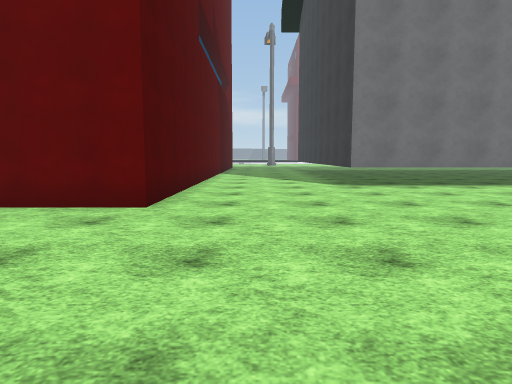
View 1 (above)

21 first-person views from a walk through a Unity game level. The camera is 1.3 m above the floor, tilts 6° down and sees 75° across. The floor is counted in squares, 1.8 m on a side. Each view is taken from the middle of a square. On the plan, view 1 faces up. The plan holds only what a view shows up to about 11 squares ahead; the rest is blank. The place goes on beyond the plan. The player is left out. Some surface patterns are stand-ins.

View 2
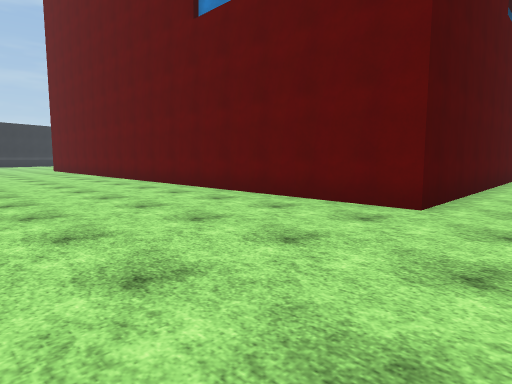

View 3
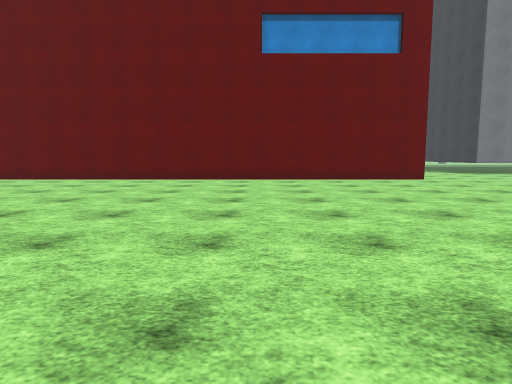

View 4
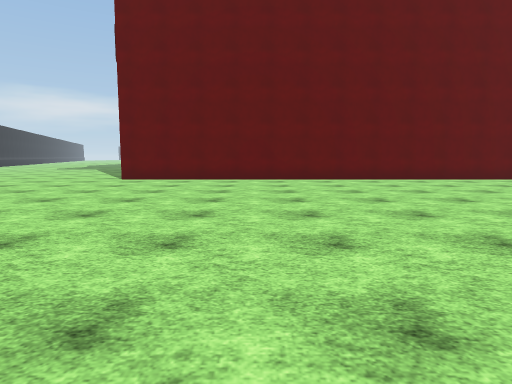

View 5
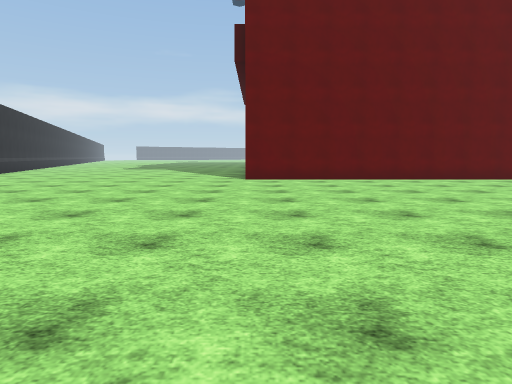

View 6
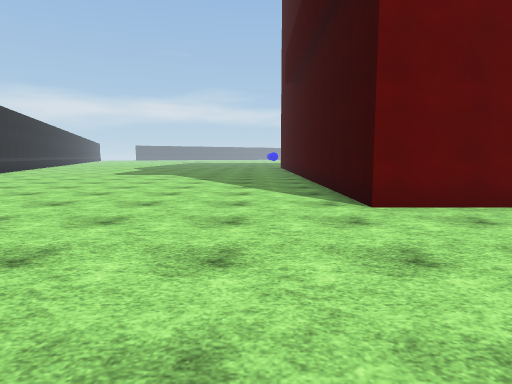

View 7
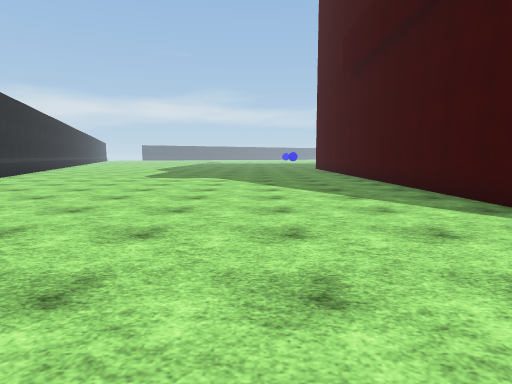

View 8
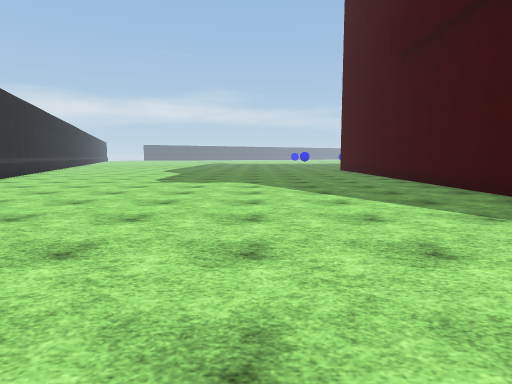

View 9
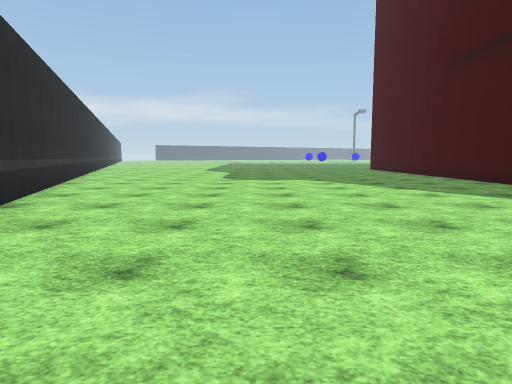

View 10
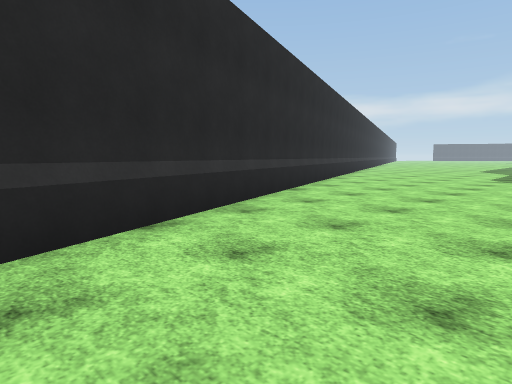

View 11
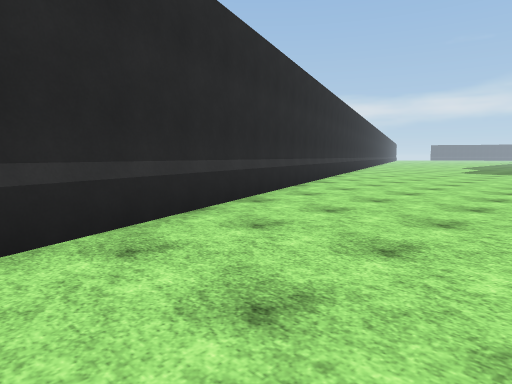

View 12
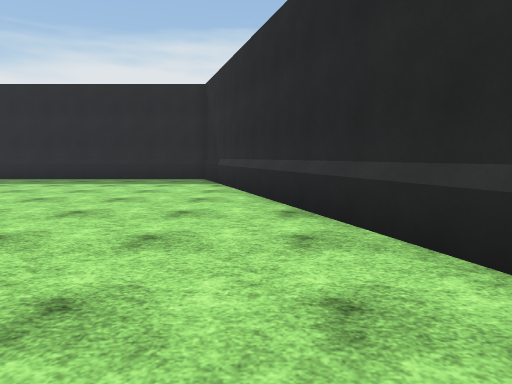

View 13
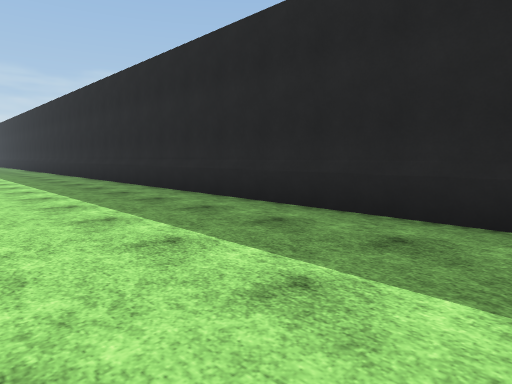

View 14
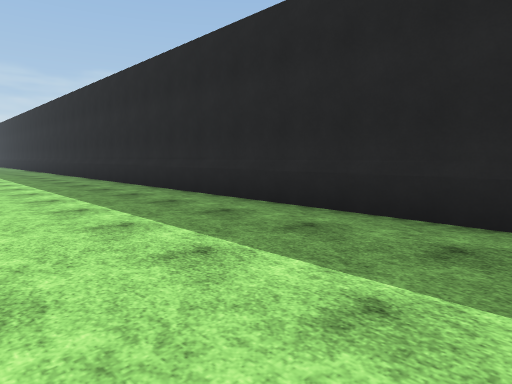

View 15
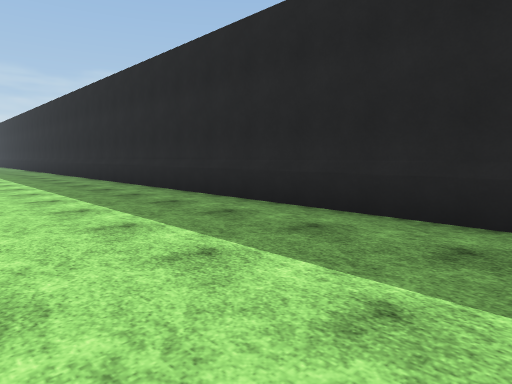

View 16
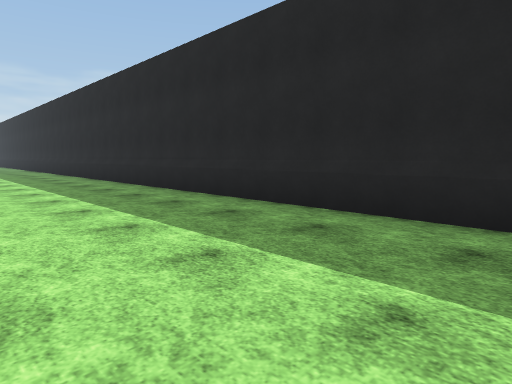

View 17
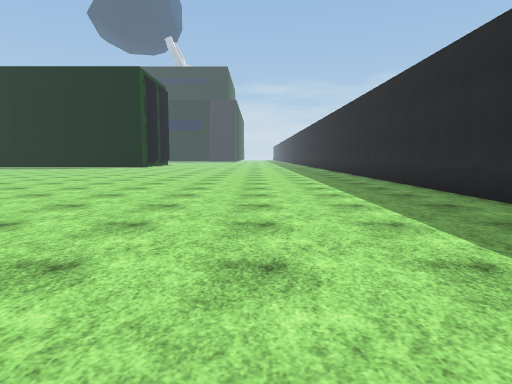

View 18
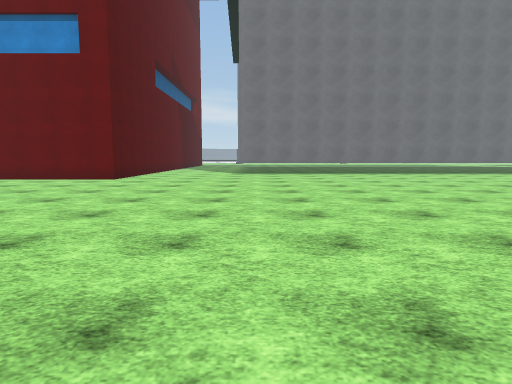

View 19
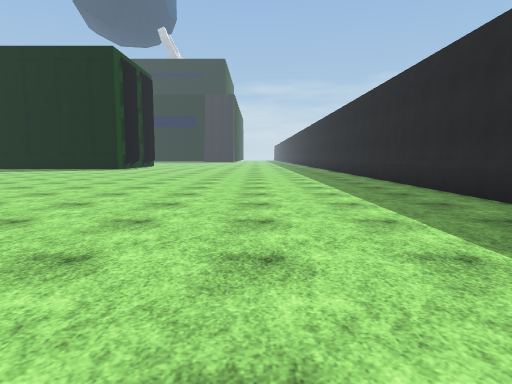

View 20
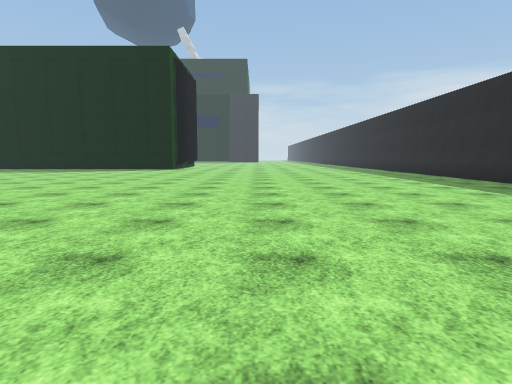

View 21
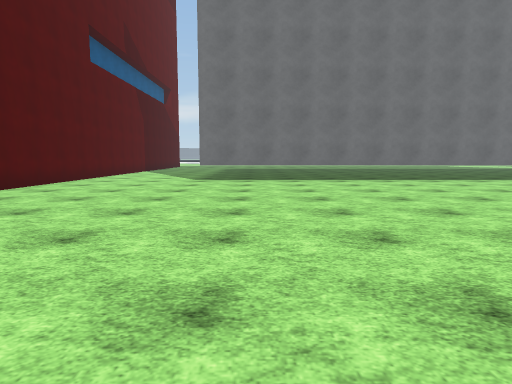

### Floor plan
Points are (right, up) in squares from view 1. A wall is a line through its corners. A room is listed if a view was taken in it or the views show most of it. See-through windows are left out.
Room 1 (views 1, 2, 3, 4, 5, 6, 7, 8, 9, 10, 11, 12, 13, 14, 15, 16, 17, 18, 19, 20, 21)
walls: (-1.6, 11.9) (-1.6, 4.8) (-19.3, 4.8) (-19.3, 15.1); (11.8, 8.1) (2.3, 8.1) (2.3, 11.1); (-32.4, 15.1) (-23.3, -10) (18.1, -10)

Positions as (right, up) in squares from view 1, and headings:
1: (0, 0), facing up
2: (0, 0), facing up-left
3: (-7, -6), facing up
4: (-15, -6), facing up
5: (-19, -6), facing up
6: (-21, 0), facing up
7: (-23, 2), facing up
8: (-24, 4), facing up
9: (-26, 3), facing up
10: (-25, 2), facing up-left
11: (-23, -3), facing up-left
12: (-25, 1), facing down
13: (-21, -6), facing down-right
14: (-15, -6), facing down-right
15: (-8, -6), facing down-right
16: (-1, -6), facing down-right
17: (3, -6), facing right
18: (3, -6), facing up
19: (7, -6), facing right
20: (7, -3), facing right
21: (4, -2), facing up
